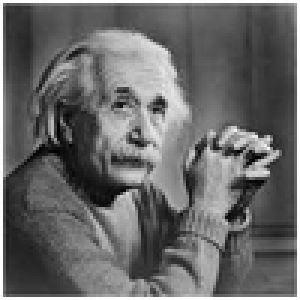
%> input picture Digital Image Processing Assignments/Assignment 1/rsz_einstein.jpg, 100 x 100 px (shown 3 times larger)
$ octave A1Q1.m   (GNU Octave 9; MATLAB toolbox functions it lacks are replaced by stand-ins)
%> lines starting %> are read from the running program, lines starting %| are printed output that depends on the picture; long printed decimals are rounded
%% Add Guassian noise to an image.
% Follwing formula is used to compute the variance of
% noise related to a particular SNR-
% var(noise) = var(image)/10^(SNR/10)
clear;
clc;
%% Reading the image
I = imread('rsz_einstein.jpg');
%> I is the input picture: size 100x100 uint8; min 0, max 255, mean 104.7
I= double(I);
%> I: size 100x100 double

%% Normalizing the intensities between 0 and 1
I = I - min(I(:));
I = I / max(I(:));


%% computing variance for differnt SNR
v_zero = var(I(:)) / 1;
%> v_zero = 0.0456
v_ten= var(I(:)) / 10;
%> v_ten = 0.00456
v_twenty=var(I(:)) / 100;
%> v_twenty = 0.000456
v_thirty=var(I(:)) / 1000;
%> v_thirty = 4.56e-05

%% Generating Noisy images
I_zero = imnoise(I, 'gaussian', 0, v_zero);
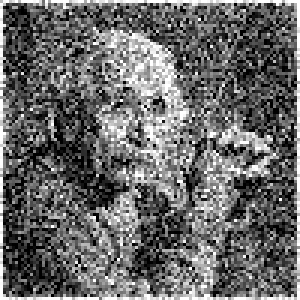
%> I_zero: size 100x100 double (shown 3 times larger); min 0, max 1, mean 0.414
I_ten=  imnoise(I, 'gaussian', 0, v_ten);
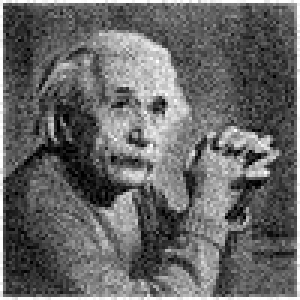
%> I_ten: size 100x100 double (shown 3 times larger); min 0, max 1, mean 0.409
I_twenty=  imnoise(I, 'gaussian', 0, v_twenty);
I_thirty=  imnoise(I, 'gaussian', 0, v_thirty);
%% Plotting the images
figure
subplot(2, 3, 1), imshow(I), title('Original image')
subplot(2, 3, 2), imshow(I_zero), title('SNR= 0')
subplot(2, 3, 3), imshow(I_ten), title('SNR= 10')
subplot(2, 3, 4), imshow(I_twenty), title('SNR= 20')
subplot(2, 3, 5), imshow(I_thirty), title('SNR= 30')

%% Smoothening opetations
tempFive=I; %Copy original image
for i=1:5
    tempFive = tempFive+ imnoise(I,'gaussian',v_ten);
end
%> this loop made 5 passes
%> pass 1, `tempFive = tempFive+ imnoise(I,'gaussian',v_ten);`:
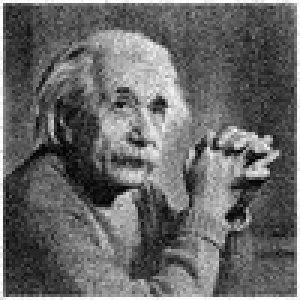
%> tempFive: size 100x100 double (shown 3 times larger); min 0, max 2, mean 0.822; drawn with min black and max white
%> after the loop:
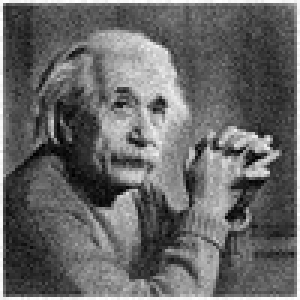
%> tempFive: size 100x100 double (shown 3 times larger); min 0.0533, max 6, mean 2.48; drawn with min black and max white
tempFive=tempFive-I;
meanSq1=immse(tempFive/5,I); %compute Mean Squared Error
%> meanSq1 = 0.00197
tempTen=I;  % Copy
for i=1:10
    tempTen = tempTen+ imnoise(I,'gaussian',v_ten);
end
%> this loop made 10 passes
%> pass 2, `tempTen = tempTen+ imnoise(I,'gaussian',v_ten);`:
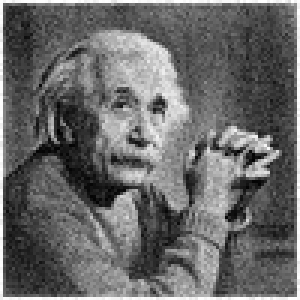
%> tempTen: size 100x100 double (shown 3 times larger); min 0, max 3, mean 1.24; mean of the top-left, top-right, bottom-left and bottom-right quarters 1.28, 1.27, 1.11, 1.29; drawn with min black and max white
tempTen=tempTen-I;

meanSq2= immse(tempTen/10,I); % Compute Mean Squared Error
%> meanSq2 = 0.00102
tempFifteen=I; % Copy

for i=1:15
    tempFifteen = tempFifteen+ imnoise(I,'gaussian',v_ten);
end
%> this loop made 15 passes
%> pass 1, `tempFifteen = tempFifteen+ imnoise(I,'gaussian',v_ten);`:
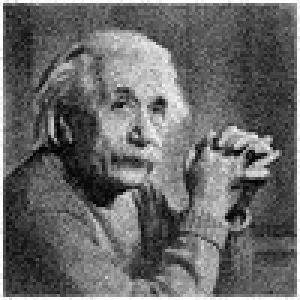
%> tempFifteen: size 100x100 double (shown 3 times larger); min 0, max 2, mean 0.825; mean of the top-left, top-right, bottom-left and bottom-right quarters 0.855, 0.846, 0.739, 0.859; drawn with min black and max white
%> pass 2, `tempFifteen = tempFifteen+ imnoise(I,'gaussian',v_ten);`:
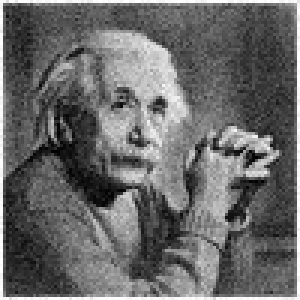
%> tempFifteen: size 100x100 double (shown 3 times larger); min 0, max 3, mean 1.24; mean of the top-left, top-right, bottom-left and bottom-right quarters 1.28, 1.27, 1.11, 1.29; drawn with min black and max white
tempFifteen=tempFifteen-I;
meanSq3= immse(tempFifteen/15,I); % Compute Mean Squared Error
%> meanSq3 = 0.000696


%% Doing the plot of the Smoothened Images
figure
subplot(2,2,1),imshow(I_ten),title('SNR=10');
subplot(2,2,2),imshow(tempFive/5),title('5 Image Smooth');
subplot(2,2,3),imshow(tempTen/10),title('10 Image Smooth');
subplot(2,2,4),imshow(tempFifteen/15),title('15 Image Smooth');

Q=['Mean Square Error with 5 Image smoothening= ', num2str(meanSq1)];
%> Q = 'Mean Square Error with 5 Image smoothening= 0.0019712'
disp(Q);
%| Mean Square Error with 5 Image smoothening= 0.001971
Q=['Mean Square Error with 10 Image smoothening= ',num2str(meanSq2)];
%> Q = 'Mean Square Error with 10 Image smoothening= 0.0010153'
disp(Q);
%| Mean Square Error with 10 Image smoothening= 0.001015
Q=['Mean Square Error with 15 Image smoothening= ',num2str(meanSq3)];
%> Q = 'Mean Square Error with 15 Image smoothening= 0.00069603'
disp(Q);
%| Mean Square Error with 15 Image smoothening= 0.000696
